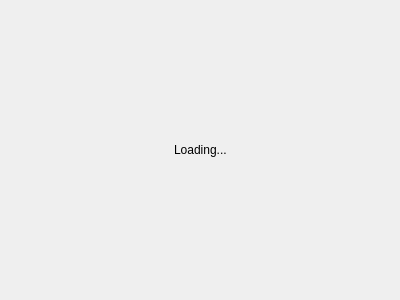
<?xml version="1.0" encoding="UTF-8"?>
<ui version="4.0">
 <class>Form</class>
 <widget class="QWidget" name="Form">
  <property name="geometry">
   <rect>
    <x>0</x>
    <y>0</y>
    <width>400</width>
    <height>300</height>
   </rect>
  </property>
  <property name="windowTitle">
   <string>Form</string>
  </property>
  <layout class="QVBoxLayout" name="verticalLayout">
   <property name="leftMargin">
    <number>0</number>
   </property>
   <property name="topMargin">
    <number>0</number>
   </property>
   <property name="rightMargin">
    <number>0</number>
   </property>
   <property name="bottomMargin">
    <number>0</number>
   </property>
   <item>
    <spacer name="verticalSpacer">
     <property name="orientation">
      <enum>Qt::Vertical</enum>
     </property>
     <property name="sizeHint" stdset="0">
      <size>
       <width>20</width>
       <height>130</height>
      </size>
     </property>
    </spacer>
   </item>
   <item>
    <layout class="QHBoxLayout" name="horizontalLayout">
     <item>
      <spacer name="horizontalSpacer">
       <property name="orientation">
        <enum>Qt::Horizontal</enum>
       </property>
       <property name="sizeHint" stdset="0">
        <size>
         <width>40</width>
         <height>20</height>
        </size>
       </property>
      </spacer>
     </item>
     <item>
      <widget class="QLabel" name="load_image_label">
       <property name="text">
        <string>Loading...</string>
       </property>
      </widget>
     </item>
     <item>
      <spacer name="horizontalSpacer_2">
       <property name="orientation">
        <enum>Qt::Horizontal</enum>
       </property>
       <property name="sizeHint" stdset="0">
        <size>
         <width>40</width>
         <height>20</height>
        </size>
       </property>
      </spacer>
     </item>
    </layout>
   </item>
   <item>
    <spacer name="verticalSpacer_2">
     <property name="orientation">
      <enum>Qt::Vertical</enum>
     </property>
     <property name="sizeHint" stdset="0">
      <size>
       <width>20</width>
       <height>130</height>
      </size>
     </property>
    </spacer>
   </item>
  </layout>
 </widget>
 <resources/>
 <connections/>
</ui>
